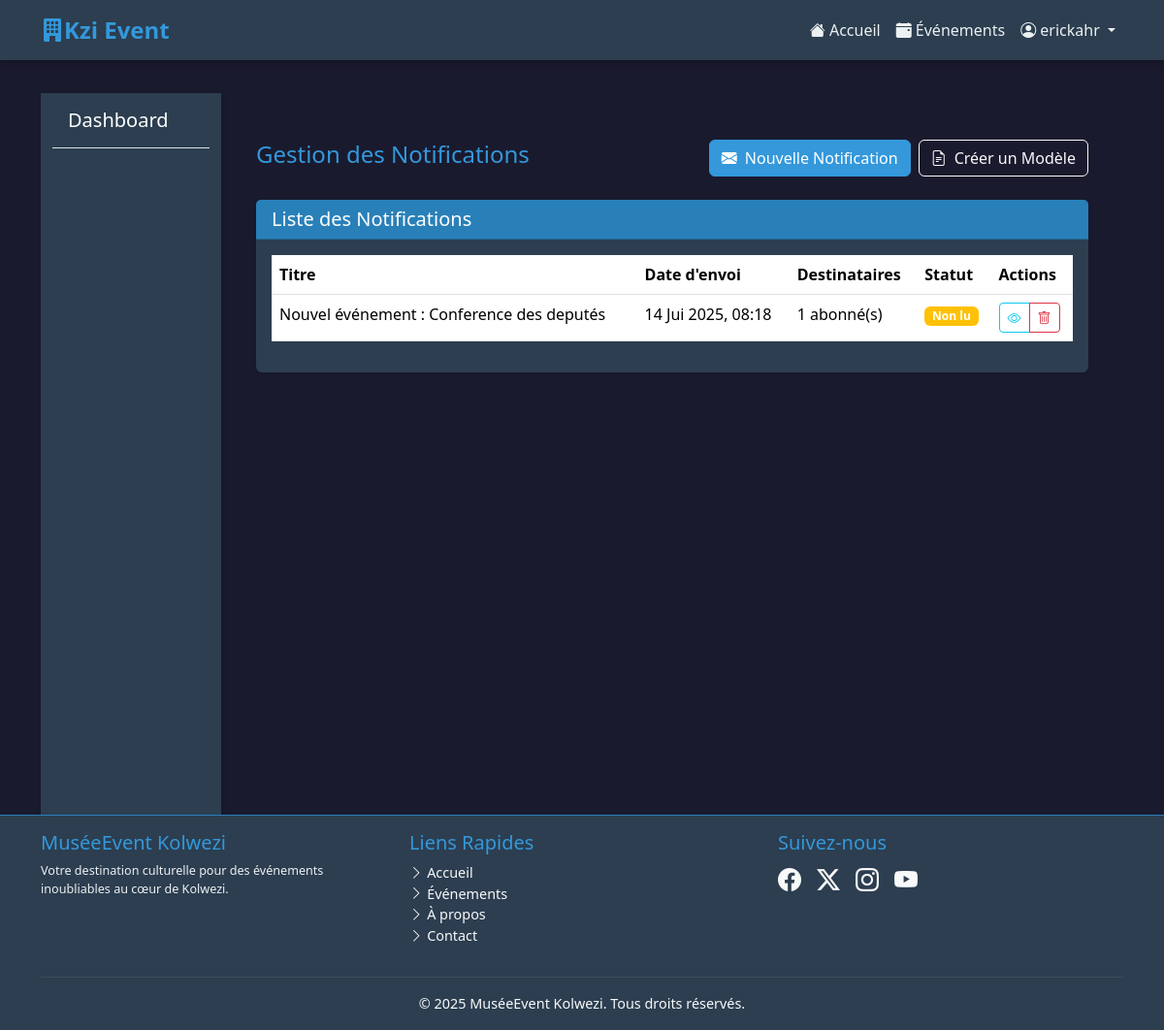
/notifications/gestion/ (signed in), run on the app's committed database.
### GestionEvenement/models.py (models this page shows, shortened)
class Notification(models.Model):
    titre = models.CharField(max_length=200)
    contenu = models.TextField()
    date_envoi = models.DateTimeField(auto_now_add=True)
    expediteur = models.ForeignKey(ChargeDeCommunication, on_delete=models.CASCADE)
    destinataires = models.ManyToManyField(Abonne)
    lu = models.BooleanField(default=False)
    class Meta:
        ordering = ['-date_envoi']
        verbose_name = "Notification"
        verbose_name_plural = "Notifications"
    @property
    def destinataires_count(self):
        return self.destinataires.count()

### GestionEvenement/views.py (the view)
# urls.py: path('notifications/gestion/', views.gestion_notifications, name='gestion_notifications'),
@login_required
@user_passes_test(lambda u: hasattr(u, "chargedecommunication") or is_admin_staff(u))
def gestion_notifications(request):
    notifications = Notification.objects.all().order_by('-date_envoi')
    return render(request, 'GestionEvenement/notifications/gestion_notifications.html', {'notifications': notifications})

### GestionEvenement/templates/GestionEvenement/notifications/gestion_notifications.html (shortened to what this page needs)
{% extends "GestionEvenement/dashboards/dashboard_base.html" %}
{% load static %}
{% block dashboard_content %}
<div class="container py-4">
    <div class="d-flex justify-content-between align-items-center mb-4">
        <h1 class="h4 text-accent">Gestion des Notifications</h1>
        <div class="btn-toolbar">
            <a href="{% url 'GestionEvenement:notification_massive' %}" class="btn btn-primary me-2">
                <i class="bi bi-envelope-fill me-2"></i>Nouvelle Notification
            </a>
            <a href="{% url 'GestionEvenement:creer_modele_notification' %}" class="btn btn-outline-light">
                <i class="bi bi-file-earmark-text me-2"></i>Créer un Modèle
            </a>
        </div>
    </div>
    <div class="card shadow-sm" style="background-color: var(--secondary-dark); border: none;">
        <div class="card-header" style="background-color: var(--accent-dark);">
            <h5 class="mb-0 text-white">Liste des Notifications</h5>
        </div>
        <div class="card-body">
            <div class="table-responsive">
                <table class="table table-hover">
                    <thead>
                        <tr class="text-light">
                            <th>Titre</th>
                            <th>Date d'envoi</th>
                            <th>Destinataires</th>
                            <th>Statut</th>
                            <th>Actions</th>
                        </tr>
                    </thead>
                    <tbody>
                        {% for notification in notifications %}
                        <tr class="text-light">
                            <td>{{ notification.titre }}</td>
                            <td>{{ notification.date_envoi|date:"d M Y, H:i" }}</td>
                            <td>{{ notification.destinataires_count }} abonné(s)</td>
                            <td>
                                <span class="badge {% if notification.lu %}bg-success{% else %}bg-warning{% endif %}">
                                    {% if notification.lu %}Lu{% else %}Non lu{% endif %}
                                </span>
                            </td>
                            <td>
                                <div class="btn-group">
                                    <button type="button" class="btn btn-sm btn-outline-info" data-bs-toggle="modal" data-bs-target="#viewModal{{ notification.id }}">
                                        <i class="bi bi-eye"></i>
                                    </button>
                                    <button type="button" class="btn btn-sm btn-outline-danger" data-bs-toggle="modal" data-bs-target="#deleteModal{{ notification.id }}">
                                        <i class="bi bi-trash"></i>
                                    </button>
                                </div>
                            </td>
                        </tr>
                        {% empty %}
                        <tr class="text-light">
                            <td colspan="5" class="text-center">Aucune notification envoyée.</td>
                        </tr>
                        {% endfor %}
                    </tbody>
                </table>
            </div>
        </div>
    </div>
</div>
{% endblock %}

### GestionEvenement/templates/GestionEvenement/base.html (shortened to what this page needs)
{% load static %}
<!DOCTYPE html>
<html lang="fr">
<head>
    <link href="https://cdn.jsdelivr.net/npm/bootstrap@5.3.3/dist/css/bootstrap.min.css" rel="stylesheet">
    <link rel="stylesheet" href="https://cdn.jsdelivr.net/npm/bootstrap-icons@1.11.3/font/bootstrap-icons.min.css">
    <link rel="stylesheet" href="https://cdnjs.cloudflare.com/ajax/libs/OwlCarousel2/2.3.4/assets/owl.carousel.min.css">
    <link rel="stylesheet" href="https://cdnjs.cloudflare.com/ajax/libs/OwlCarousel2/2.3.4/assets/owl.theme.default.min.css">
    {% load static %}
    <link rel="stylesheet" href="{% static "GestionEvenement/css/custom.css" %}">
</head>
<body class="d-flex flex-column min-vh-100">
    <header>
        <nav class="navbar navbar-expand-lg navbar-dark fixed-top shadow-sm">
            <div class="container">
                <a class="navbar-brand fw-bold" href="{% url 'GestionEvenement:accueil' %}">
                    <i class="bi bi-building-fill"></i>Kzi Event
                </a>
                <div class="collapse navbar-collapse" id="navbarNav">
                    <ul class="navbar-nav ms-auto mb-2 mb-lg-0">
                        <li class="nav-item">
                            <a class="nav-link {% if request.resolver_match.url_name == 'accueil' %}active{% endif %}" aria-current="page" href="{% url 'GestionEvenement:accueil' %}">
                                <i class="bi bi-house-fill"></i> Accueil
                            </a>
                        </li>
                        <li class="nav-item">
                            <a class="nav-link" href="{% url 'GestionEvenement:liste_evenements' %}">
                                <i class="bi bi-calendar-event-fill"></i> Événements
                            </a>
                        </li>
                        {% if user.is_authenticated %}
                            <li class="nav-item dropdown">
                                <a class="nav-link dropdown-toggle" href="#" id="navbarDropdownUser" role="button" data-bs-toggle="dropdown" aria-expanded="false">
                                    <i class="bi bi-person-circle"></i> {{ user.username }}
                                </a>
                            </li>
                        {% endif %}
                    </ul>
                </div>
            </div>
        </nav>
    </header>
    <main class="flex-shrink-0 pt-5 mt-5">
        <div class="container">
            {% block content %}
            {% endblock %}
        </div>
    </main>
    <footer class="footer mt-auto py-3 border-top">
        <div class="container">
            <div class="row">
                <div class="col-md-4 mb-3 mb-md-0">
                    <h5 class="text-accent">MuséeEvent Kolwezi</h5>
                    <p class="small">Votre destination culturelle pour des événements inoubliables au cœur de Kolwezi.</p>
                </div>
                <div class="col-md-4 mb-3 mb-md-0">
                    <h5 class="text-accent">Liens Rapides</h5>
                    <ul class="list-unstyled">
                        <li><a href="{% url 'GestionEvenement:accueil' %}" class="text-decoration-none text-light"><i class="bi bi-chevron-right"></i> Accueil</a></li>
                        <li><a href="{% url 'GestionEvenement:liste_evenements' %}" class="text-decoration-none text-light"><i class="bi bi-chevron-right"></i> Événements</a></li>
                        <li><a href="#" class="text-decoration-none text-light"><i class="bi bi-chevron-right"></i> À propos</a></li>
                        <li><a href="#" class="text-decoration-none text-light"><i class="bi bi-chevron-right"></i> Contact</a></li>
                    </ul>
                </div>
                <div class="col-md-4">
                    <h5 class="text-accent">Suivez-nous</h5>
                    <div class="d-flex gap-3 fs-4">
                        <a href="#" class="text-light"><i class="bi bi-facebook"></i></a>
                        <a href="#" class="text-light"><i class="bi bi-twitter-x"></i></a>
                        <a href="#" class="text-light"><i class="bi bi-instagram"></i></a>
                        <a href="#" class="text-light"><i class="bi bi-youtube"></i></a>
                    </div>
                </div>
            </div>
            <hr class="my-3 border-secondary">
            <div class="text-center">
                <span class="text-light">&copy; {% now "Y" %} MuséeEvent Kolwezi. Tous droits réservés.</span>
            </div>
        </div>
    </footer>
</body>
</html>

### GestionEvenement/static/GestionEvenement/css/custom.css (style rules this page uses)
body { font-family: -apple-system, BlinkMacSystemFont, "Segoe UI", Roboto, "Helvetica Neue", Arial, sans-serif; background-color: #f8f9fa; }
.navbar-brand { font-size: 1.5rem; }
.footer { font-size: 0.9rem; }
.btn-primary { background-color: #0056b3; border-color: #0056b3; }
.table th { font-weight: 600; }
.badge.bg-warning { background-color: #ffc107 !important; }

### GestionEvenement/templates/GestionEvenement/base.html (style rules this page uses)
:root { --primary-dark: #1a1a2e; --secondary-dark: #16213e; --accent-dark: #0f3460; --text-light: #e1e1e1; --accent-color: #e94560; --accent-hover: #cf3e56; }
body { background-color: var(--primary-dark); color: var(--text-light); font-family: 'Segoe UI', Tahoma, Geneva, Verdana, sans-serif; }
.navbar { background-color: var(--secondary-dark) !important; box-shadow: 0 2px 10px rgba(0, 0, 0, 0.3) !important; }
.navbar-brand { color: var(--accent-color) !important; }
.nav-link { color: var(--text-light) !important; transition: color 0.3s ease; }
.btn-primary { background-color: var(--accent-color); border-color: var(--accent-color); }
.card { background-color: var(--secondary-dark); border: none; transition: transform 0.3s ease, box-shadow 0.3s ease; }
.footer { background-color: var(--secondary-dark) !important; border-top: 1px solid var(--accent-dark) !important; }
.btn, .card, .nav-link { transition: all 0.3s ease; }

### GestionEvenement/templates/GestionEvenement/dashboards/dashboard_base.html (style rules this page uses)
:root { --accent-color: #3498db; --accent-dark: #2980b9; --secondary-dark: #2c3e50; --text-light: #ecf0f1; }
.text-accent { color: var(--accent-color) !important; }

### data on the page
Notification: titre "Nouvel événement : Conference des deputés", date_envoi "14 Jui 2025, 08:18", destinataires_count "1", lu "Non lu"

### other printed values
{{ user.username }} "erickahr"
